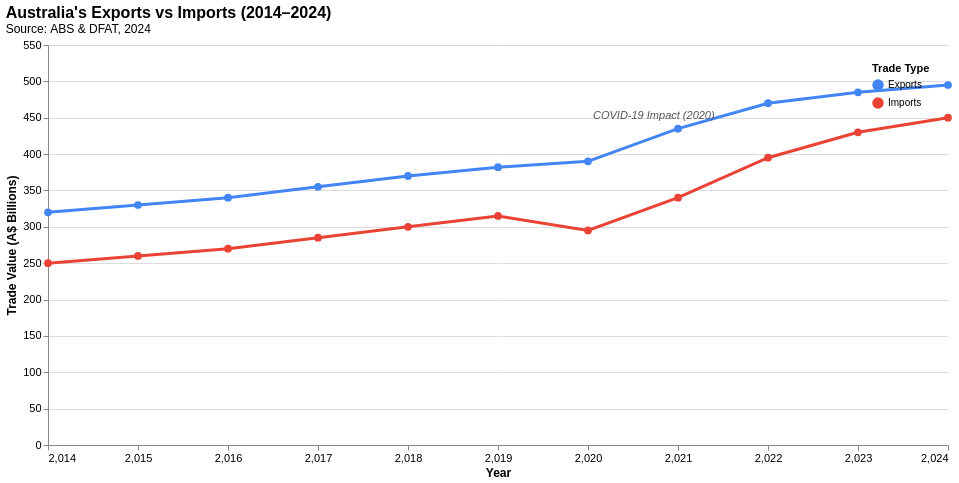

Source (Vega-Lite JSON):
### Vega-Lite specification from a JSON file in a GitHub repository (floating-point values rounded to 4 significant figures)
{"$schema": "https://vega.github.io/schema/vega-lite/v5.json", "width": 900, "height": 400, "title": {"text": "Australia's Exports vs Imports (2014–2024)", "subtitle": "Source: ABS & DFAT, 2024", "fontSize": 16, "fontWeight": "bold", "anchor": "start"}, "data": {"values": [{"Year": 2014, "Exports_A$b": 320, "Imports_A$b": 250}, {"Year": 2015, "Exports_A$b": 330, "Imports_A$b": 260}, {"Year": 2016, "Exports_A$b": 340, "Imports_A$b": 270}, {"Year": 2017, "Exports_A$b": 355, "Imports_A$b": 285}, {"Year": 2018, "Exports_A$b": 370, "Imports_A$b": 300}, {"Year": 2019, "Exports_A$b": 382, "Imports_A$b": 315}, {"Year": 2020, "Exports_A$b": 390, "Imports_A$b": 295}, {"Year": 2021, "Exports_A$b": 435, "Imports_A$b": 340}, {"Year": 2022, "Exports_A$b": 470, "Imports_A$b": 395}, {"Year": 2023, "Exports_A$b": 485, "Imports_A$b": 430}, {"Year": 2024, "Exports_A$b": 495, "Imports_A$b": 450}]}, "params": [{"name": "yearFilter", "value": 2024, "bind": {"input": "range", "min": 2014, "max": 2024, "step": 1, "name": "Year: "}}], "transform": [{"filter": "datum.Year <= yearFilter"}], "layer": [{"mark": {"type": "line", "strokeWidth": 3, "point": {"size": 60}}, "encoding": {"x": {"field": "Year", "type": "quantitative", "title": "Year", "axis": {"grid": false, "tickCount": 11}}, "y": {"field": "Exports_A$b", "type": "quantitative", "title": "Trade Value (A$ Billions)", "scale": {"domain": [0, 550]}, "axis": {"grid": true}}, "color": {"datum": "Exports", "type": "nominal", "scale": {"domain": ["Exports", "Imports"], "range": ["#4285f4", "#ea4335"]}, "legend": {"title": "Trade Type", "orient": "top-right"}}, "tooltip": [{"field": "Year", "type": "quantitative", "title": "Year"}, {"field": "Exports_A$b", "title": "Exports (A$ B)", "format": ".0f"}]}}, {"mark": {"type": "line", "strokeWidth": 3, "point": {"size": 60}}, "encoding": {"x": {"field": "Year", "type": "quantitative"}, "y": {"field": "Imports_A$b", "type": "quantitative"}, "color": {"datum": "Imports", "type": "nominal", "scale": {"domain": ["Exports", "Imports"], "range": ["#4285f4", "#ea4335"]}, "legend": {"title": "Trade Type", "orient": "top-right"}}, "tooltip": [{"field": "Year", "type": "quantitative", "title": "Year"}, {"field": "Imports_A$b", "title": "Imports (A$ B)", "format": ".0f"}]}}, {"transform": [{"filter": "yearFilter >= 2020"}], "data": {"values": [{"Year": 2020, "Exports_A$b": 439, "text": "COVID-19 Impact (2020)"}]}, "mark": {"type": "text", "fontSize": 11, "fontStyle": "italic", "align": "left", "dx": 5, "dy": -10, "color": "#555555"}, "encoding": {"x": {"field": "Year", "type": "quantitative"}, "y": {"field": "Exports_A$b", "type": "quantitative"}, "text": {"field": "text", "type": "nominal"}}}], "config": {"view": {"stroke": null}, "axis": {"labelFontSize": 11, "titleFontSize": 12}}}
